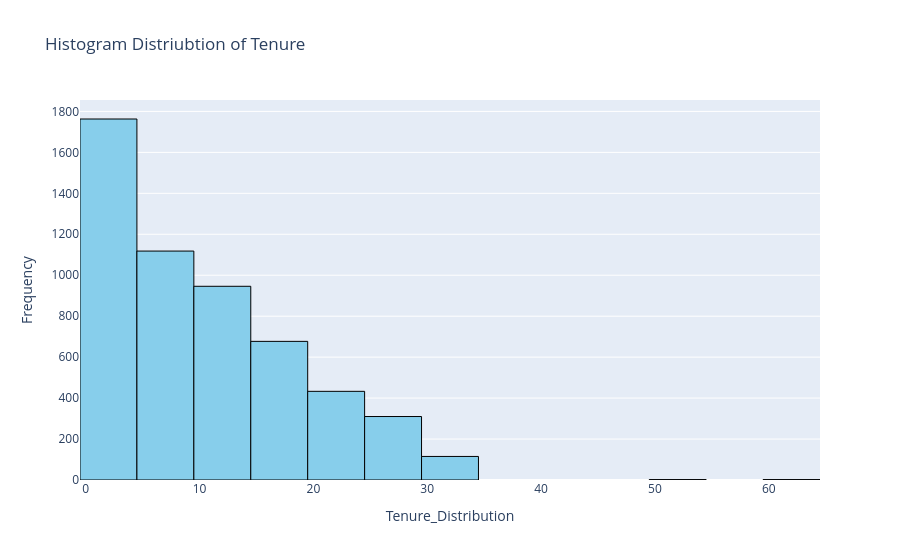
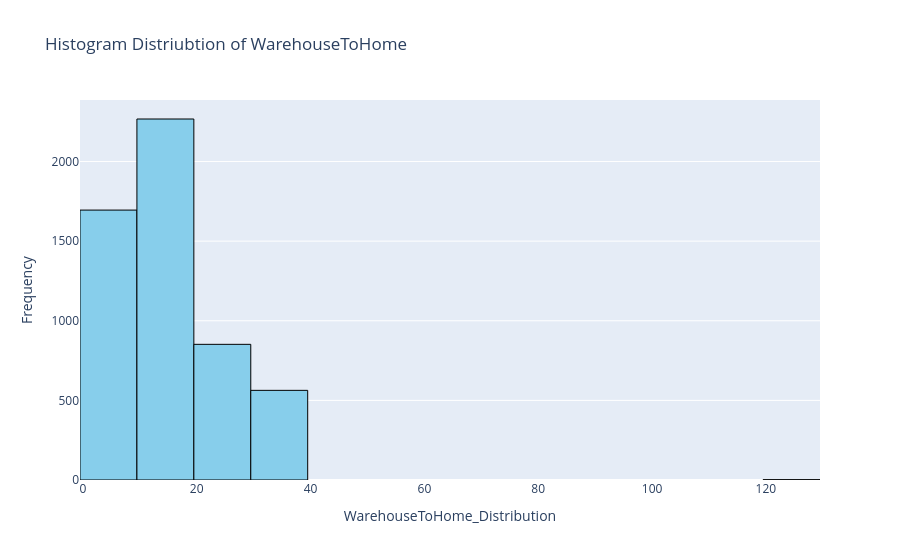
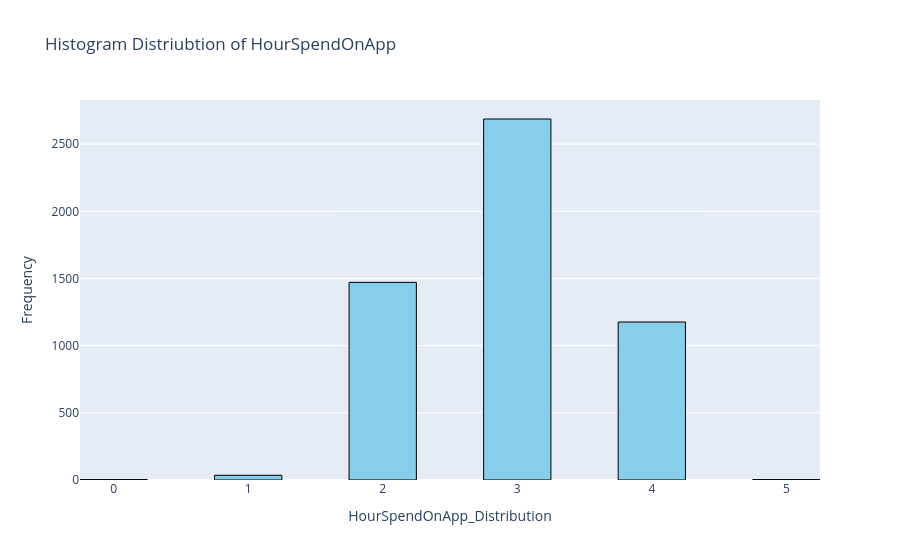
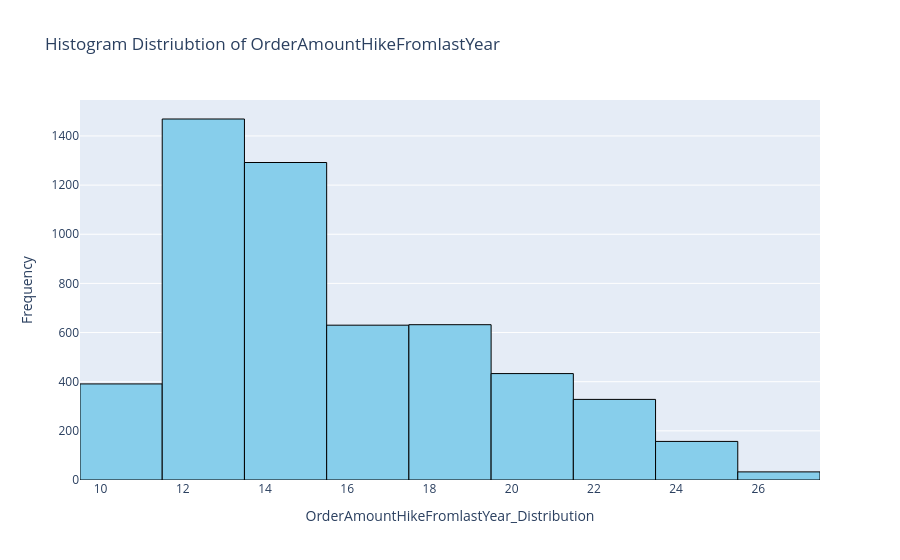

Notebook cell for these charts, in order:
### Code cell
for key,value in result.items():
    plot_distribution(key)

### Figure 1 — Plotly figure (JSON) as saved in the notebook; plotly's stock layout.template omitted (floating-point values rounded to 4 significant figures; data arrays with more than 128 entries replaced by an {"elided": "..."} marker saying what was removed)
{"data": [{"marker": {"color": "skyblue", "line": {"color": "black", "width": 1}}, "nbinsx": 15, "type": "histogram", "x": {"elided": "5630 float values"}}], "layout": {"title": {"text": "Histogram Distriubtion of Tenure"}, "xaxis": {"title": {"text": "Tenure_Distribution"}}, "yaxis": {"title": {"text": "Frequency"}}}}

### Figure 2 — Plotly figure (JSON) as saved in the notebook; plotly's stock layout.template omitted (floating-point values rounded to 4 significant figures; data arrays with more than 128 entries replaced by an {"elided": "..."} marker saying what was removed)
{"data": [{"marker": {"color": "skyblue", "line": {"color": "black", "width": 1}}, "nbinsx": 15, "type": "histogram", "x": {"elided": "5630 float values"}}], "layout": {"title": {"text": "Histogram Distriubtion of WarehouseToHome"}, "xaxis": {"title": {"text": "WarehouseToHome_Distribution"}}, "yaxis": {"title": {"text": "Frequency"}}}}

### Figure 3 — Plotly figure (JSON) as saved in the notebook; plotly's stock layout.template omitted (floating-point values rounded to 4 significant figures; data arrays with more than 128 entries replaced by an {"elided": "..."} marker saying what was removed)
{"data": [{"marker": {"color": "skyblue", "line": {"color": "black", "width": 1}}, "nbinsx": 15, "type": "histogram", "x": {"elided": "5630 float values"}}], "layout": {"title": {"text": "Histogram Distriubtion of HourSpendOnApp"}, "xaxis": {"title": {"text": "HourSpendOnApp_Distribution"}}, "yaxis": {"title": {"text": "Frequency"}}}}

### Figure 4 — Plotly figure (JSON) as saved in the notebook; plotly's stock layout.template omitted (floating-point values rounded to 4 significant figures; data arrays with more than 128 entries replaced by an {"elided": "..."} marker saying what was removed)
{"data": [{"marker": {"color": "skyblue", "line": {"color": "black", "width": 1}}, "nbinsx": 15, "type": "histogram", "x": {"elided": "5630 float values"}}], "layout": {"title": {"text": "Histogram Distriubtion of OrderAmountHikeFromlastYear"}, "xaxis": {"title": {"text": "OrderAmountHikeFromlastYear_Distribution"}}, "yaxis": {"title": {"text": "Frequency"}}}}
